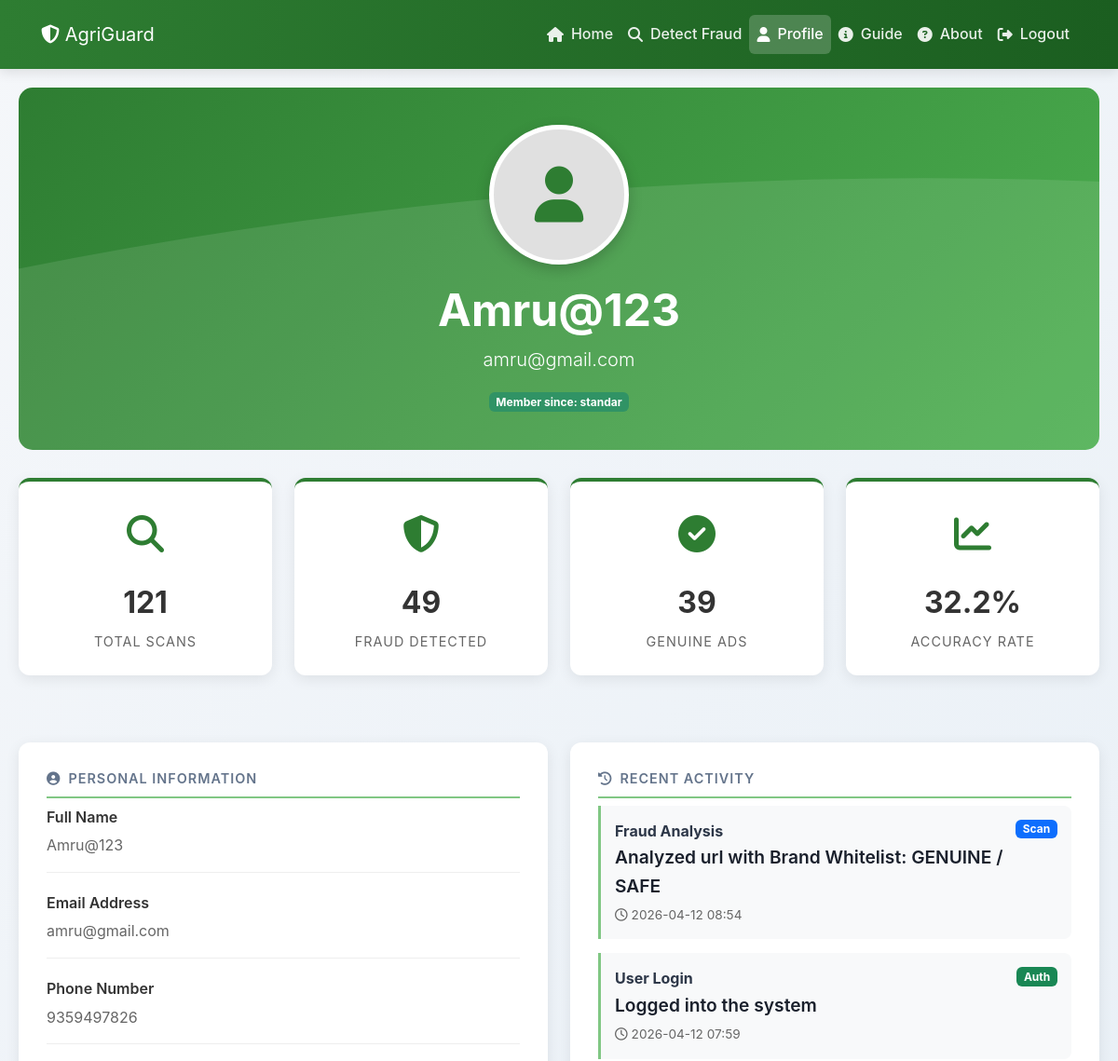
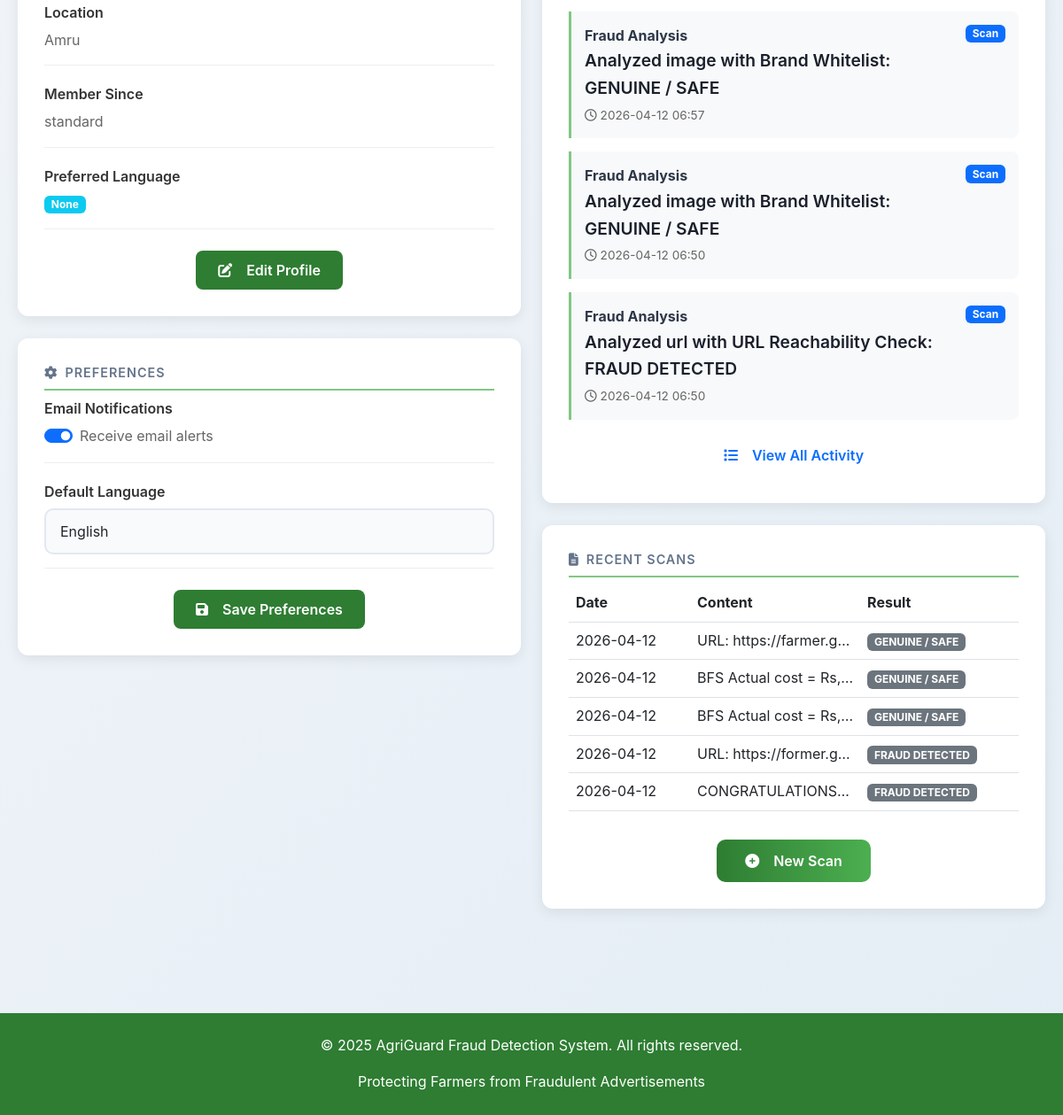
Page /profile (signed in) on the committed database (2 pictures, top to bottom).
### tables this page shows
CREATE TABLE users(
                id INTEGER PRIMARY KEY AUTOINCREMENT,
                username TEXT UNIQUE NOT NULL,
                email TEXT UNIQUE NOT NULL,
                mobile TEXT UNIQUE NOT NULL,
                password TEXT NOT NULL,
                fullname TEXT,
                location TEXT,
                profile_pic TEXT,
                language TEXT DEFAULT 'en',
                email_notifications BOOLEAN DEFAULT 1,
                account_type TEXT DEFAULT 'standard',
                created_at TIMESTAMP DEFAULT CURRENT_TIMESTAMP,
                reset_token TEXT,
                reset_token_expiry DATETIME
            , role TEXT);

CREATE TABLE user_activity (
                id INTEGER PRIMARY KEY AUTOINCREMENT,
                user_id INTEGER,
                action TEXT,
                details TEXT,
                type TEXT,
                timestamp TIMESTAMP DEFAULT CURRENT_TIMESTAMP,
                FOREIGN KEY (user_id) REFERENCES users(id) ON DELETE CASCADE
            );

CREATE TABLE scans (
                id INTEGER PRIMARY KEY AUTOINCREMENT,
                user_id INTEGER,
                content_type TEXT,
                content TEXT,
                result TEXT,
                confidence REAL,
                created_at TIMESTAMP DEFAULT CURRENT_TIMESTAMP, detection_method TEXT DEFAULT 'rule-based',
                FOREIGN KEY (user_id) REFERENCES users(id) ON DELETE CASCADE
            );

### app.py (the view)
@app.route("/profile")
@login_required
def profile():
    user = get_user_full_profile(session["user_id"])
    if not user:
        flash("User profile not found", "error")
        return redirect("/login-selector")
    stats = {
        'total_scans': get_total_scans(session["user_id"]),
        'fraud_detected': get_fraud_detected(session["user_id"]),
        'genuine_ads': get_genuine_ads(session["user_id"]),
        'accuracy_rate': get_accuracy_rate(session["user_id"])
    }
    recent_activity = get_recent_activity(session["user_id"], limit=5)
    recent_scans = get_recent_scans(session["user_id"], limit=5)
    return render_template("profile.html",
                         user=user,
                         stats=stats,
                         recent_activity=recent_activity,
                         recent_scans=recent_scans)

### templates/profile.html (shortened to what this page needs)
<!DOCTYPE html>
<html lang="en">
<head>
    <link href="https://cdn.jsdelivr.net/npm/bootstrap@5.3.0-alpha1/dist/css/bootstrap.min.css" rel="stylesheet">
    <link rel="stylesheet" href="https://cdnjs.cloudflare.com/ajax/libs/font-awesome/6.4.0/css/all.min.css">
    <link rel="stylesheet" href="{{ url_for('static', filename='style.css') }}">
</head>
<body>
    <nav class="navbar navbar-expand-lg navbar-dark" style="background-color: var(--primary-color);">
        <div class="container">
            <a class="navbar-brand" href="/">
                <i class="fas fa-shield-alt"></i> AgriGuard
            </a>
            <div class="collapse navbar-collapse" id="navbarNav">
                <ul class="navbar-nav ms-auto">
                    <li class="nav-item">
                        <a class="nav-link" href="/"><i class="fas fa-home"></i> Home</a>
                    </li>
                    <li class="nav-item">
                        <a class="nav-link" href="/detect"><i class="fas fa-search"></i> Detect Fraud</a>
                    </li>
                    <li class="nav-item">
                        <a class="nav-link active" href="/profile"><i class="fas fa-user"></i> Profile</a>
                    </li>
                    <li class="nav-item">
                        <a class="nav-link" href="/instruction"><i class="fas fa-info-circle"></i> Guide</a>
                    </li>
                    <li class="nav-item">
                        <a class="nav-link" href="/about"><i class="fas fa-question-circle"></i> About</a>
                    </li>
                    <li class="nav-item">
                        <a class="nav-link" href="/logout"><i class="fas fa-sign-out-alt"></i> Logout</a>
                    </li>
                </ul>
            </div>
        </div>
    </nav>
    <div class="profile-container">
        <div class="profile-header text-center">
            <div class="profile-pic-container">
                {% if user.profile_pic %}
                <img src="{{ url_for('static', filename='uploads/profile_pics/' + user.profile_pic) }}" alt="Profile Picture" class="profile-pic" id="profileImage">
                {% else %}
                <div class="profile-pic-placeholder">
                    <i class="fas fa-user"></i>
                </div>
                {% endif %}
            </div>
            <h1 class="display-5 fw-bold">{{ user.fullname or user.username }}</h1>
            <p class="lead">{{ user.email }}</p>
            <p class="mb-0">
                <span class="badge bg-success">Member since: {{ user.created_at[:7] if user.created_at else '2025-01' }}</span>
            </p>
        </div>
        <div class="row mb-5">
            <div class="col-md-3 col-sm-6 mb-4">
                <div class="stats-card text-center">
                    <div class="stats-icon">
                        <i class="fas fa-search"></i>
                    </div>
                    <div class="stats-number">{{ stats.total_scans }}</div>
                    <div class="stats-label">Total Scans</div>
                </div>
            </div>
            <div class="col-md-3 col-sm-6 mb-4">
                <div class="stats-card text-center">
                    <div class="stats-icon">
                        <i class="fas fa-shield-alt"></i>
                    </div>
                    <div class="stats-number">{{ stats.fraud_detected }}</div>
                    <div class="stats-label">Fraud Detected</div>
                </div>
            </div>
            <div class="col-md-3 col-sm-6 mb-4">
                <div class="stats-card text-center">
                    <div class="stats-icon">
                        <i class="fas fa-check-circle"></i>
                    </div>
                    <div class="stats-number">{{ stats.genuine_ads }}</div>
                    <div class="stats-label">Genuine Ads</div>
                </div>
            </div>
            <div class="col-md-3 col-sm-6 mb-4">
                <div class="stats-card text-center">
                    <div class="stats-icon">
                        <i class="fas fa-chart-line"></i>
                    </div>
                    <div class="stats-number">{{ stats.accuracy_rate }}%</div>
                    <div class="stats-label">Accuracy Rate</div>
                </div>
            </div>
        </div>
        <div class="row">
            <div class="col-lg-6 mb-4">
                <div class="info-card">
                    <h3 class="section-title">
                        <i class="fas fa-user-circle me-2"></i>Personal Information
                    </h3>
                    <div class="info-item">
                        <div class="info-label">Full Name</div>
                        <div class="info-value">{{ user.fullname or user.username }}</div>
                    </div>
                    <div class="info-item">
                        <div class="info-label">Email Address</div>
                        <div class="info-value">{{ user.email }}</div>
                    </div>
                    <div class="info-item">
                        <div class="info-label">Phone Number</div>
                        <div class="info-value">{{ user.mobile or 'Not set' }}</div>
                    </div>
                    <div class="info-item">
                        <div class="info-label">Location</div>
                        <div class="info-value">{{ user.location or 'Not set' }}</div>
                    </div>
                    <div class="info-item">
                        <div class="info-label">Member Since</div>
                        <div class="info-value">{{ user.created_at[:10] if user.created_at else 'Not available' }}</div>
                    </div>
                    <div class="info-item">
                        <div class="info-label">Preferred Language</div>
                        <div class="info-value">
                            <span class="badge bg-info">{{ user.language|default('English') }}</span>
                        </div>
                    </div>
                    <div class="text-center mt-4">
                        <button class="btn btn-edit" data-bs-toggle="modal" data-bs-target="#editProfileModal">
                            <i class="fas fa-edit me-2"></i>Edit Profile
                        </button>
                    </div>
                </div>
                <div class="info-card">
                    <h3 class="section-title">
                        <i class="fas fa-cog me-2"></i>Preferences
                    </h3>
                    <div class="info-item">
                        <div class="info-label">Email Notifications</div>
                        <div class="info-value">
                            <div class="form-check form-switch">
                                <input class="form-check-input" type="checkbox" id="emailNotifications" {% if user.email_notifications %}checked{% endif %}>
                                <label class="form-check-label" for="emailNotifications">Receive email alerts</label>
                            </div>
                        </div>
                    </div>
                    <div class="info-item">
                        <div class="info-label">Default Language</div>
                        <div class="info-value">
                            <select class="form-select" id="languageSelect">
                                <option value="en" {% if user.language == 'en' %}selected{% endif %}>English</option>
                            </select>
                        </div>
                    </div>
                    <div class="text-center mt-4">
                        <button class="btn btn-edit" onclick="savePreferences()">
                            <i class="fas fa-save me-2"></i>Save Preferences
                        </button>
                    </div>
                </div>
            </div>
            <div class="col-lg-6 mb-4">
                <div class="info-card">
                    <h3 class="section-title">
                        <i class="fas fa-history me-2"></i>Recent Activity
                    </h3>
                    {% if recent_activity %}
                    <ul class="recent-activity">
                        {% for activity in recent_activity %}
                        <li class="activity-item">
                            <div class="d-flex justify-content-between align-items-start">
                                <div>
                                    <strong>{{ activity.action }}</strong>
                                    <p class="mb-0">{{ activity.details }}</p>
                                </div>
                                <span class="badge {% if activity.type == 'scan' %}bg-primary{% elif activity.type == 'fraud' %}bg-danger{% else %}bg-success{% endif %}">
                                    {{ activity.type|title }}
                                </span>
                            </div>
                            <div class="activity-time">
                                <i class="far fa-clock me-1"></i>{{ activity.timestamp[:16] if activity.timestamp else 'Recent' }}
                            </div>
                        </li>
                        {% endfor %}
                    </ul>
                    {% else %}
                    <div class="text-center py-4">
                        <i class="fas fa-history fa-3x text-muted mb-3"></i>
                        <p class="text-muted">No recent activity found</p>
                    </div>
                    {% endif %}
                    <div class="text-center mt-3">
                        <a href="/activity-history" class="btn btn-outline-primary">
                            <i class="fas fa-list me-2"></i>View All Activity
                        </a>
                    </div>
                </div>
                <div class="info-card">
                    <h3 class="section-title">
                        <i class="fas fa-file-alt me-2"></i>Recent Scans
                    </h3>
                    {% if recent_scans %}
                    <div class="table-responsive">
                        <table class="table table-hover">
                            <thead>
                                <tr>
                                    <th>Date</th>
                                    <th>Content</th>
                                    <th>Result</th>
                                </tr>
                            </thead>
                            <tbody>
                                {% for scan in recent_scans %}
                                <tr>
                                    <td>{{ scan.date[:10] if scan.date else 'N/A' }}</td>
                                    <td class="text-truncate" style="max-width: 150px;">{{ scan.content[:50] }}...</td>
                                    <td>
                                        {% if 'Genuine' in scan.result or 'Safe' in scan.result %}
                                        <span class="badge bg-success">Genuine</span>
                                        {% elif 'Suspicious' in scan.result %}
                                        <span class="badge bg-warning">Suspicious</span>
                                        {% elif 'Fraud' in scan.result or 'Risk' in scan.result %}
                                        <span class="badge bg-danger">Fraud</span>
                                        {% else %}
                                        <span class="badge bg-secondary">{{ scan.result }}</span>
                                        {% endif %}
                                    </td>
                                </tr>
                                {% endfor %}
                            </tbody>
                        </table>
                    </div>
                    {% else %}
                    <div class="text-center py-4">
                        <i class="fas fa-search fa-3x text-muted mb-3"></i>
                        <p class="text-muted">No scans performed yet</p>
                    </div>
                    {% endif %}
                    <div class="text-center mt-3">
                        <a href="/detect" class="btn btn-primary">
                            <i class="fas fa-plus-circle me-2"></i>New Scan
                        </a>
                    </div>
                </div>
            </div>
        </div>
    </div>
    <footer class="footer mt-5 py-4" style="background-color: var(--primary-color); color: white;">
        <div class="container text-center">
            <p>&copy; 2025 AgriGuard Fraud Detection System. All rights reserved.</p>
            <p class="mb-0">Protecting Farmers from Fraudulent Advertisements</p>
        </div>
    </footer>
</body>
</html>

### rows in the picture
users: password "Amru@123", email "amru@gmail.com", account_type "standar", mobile "9359497826", fullname "Amru", account_type "standard", language "☑"
user_activity: action "Fraud Analysis", details "Analyzed url with Brand Whitelist: GENUINE / SAFE", type "Scan", timestamp "2026-04-12 08:54"
user_activity: action "User Login", details "Logged into the system", type "Auth", timestamp "2026-04-12 07:59"
user_activity: action "Fraud Analysis", details "Analyzed image with Brand Whitelist: GENUINE / SAFE", type "Scan", timestamp "2026-04-12 06:57"
user_activity: action "Fraud Analysis", details "Analyzed image with Brand Whitelist: GENUINE / SAFE", type "Scan", timestamp "2026-04-12 06:50"
user_activity: action "Fraud Analysis", details "Analyzed url with URL Reachability Check: FRAUD DETECTED", type "Scan", timestamp "2026-04-12 06:50"
scans: created_at "2026-04-12", content "URL: https://farmer.g…", result "GENUINE / SAFE"
scans: created_at "2026-04-12", content "BFS Actual cost = Rs…", result "GENUINE / SAFE"
scans: created_at "2026-04-12", content "BFS Actual cost = Rs…", result "GENUINE / SAFE"
scans: created_at "2026-04-12", content "URL: https://former.g…", result "FRAUD DETECTED"
scans: created_at "2026-04-12", content "CONGRATULATIONS…", result "FRAUD DETECTED"

### other values in the picture
{{ stats.total_scans }} "121"
{{ stats.fraud_detected }} "49"
{{ stats.genuine_ads }} "39"
{{ stats.accuracy_rate }} "32.2"
{{ user.language|default('English') }} "None"
